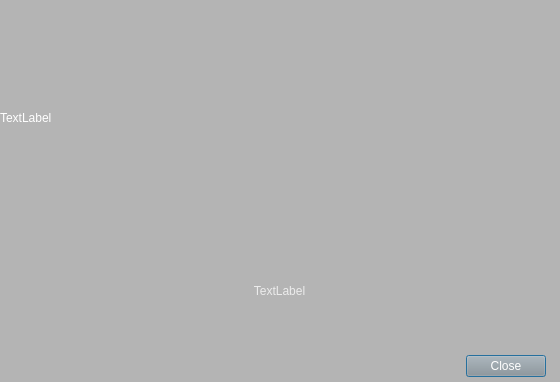
<?xml version="1.0" encoding="UTF-8"?>
<ui version="4.0">
 <class>CQDlgAbout</class>
 <widget class="QDialog" name="CQDlgAbout">
  <property name="geometry">
   <rect>
    <x>0</x>
    <y>0</y>
    <width>560</width>
    <height>382</height>
   </rect>
  </property>
  <property name="palette">
   <palette>
    <active>
     <colorrole role="WindowText">
      <brush brushstyle="SolidPattern">
       <color alpha="255">
        <red>255</red>
        <green>255</green>
        <blue>255</blue>
       </color>
      </brush>
     </colorrole>
     <colorrole role="Button">
      <brush brushstyle="SolidPattern">
       <color alpha="255">
        <red>150</red>
        <green>150</green>
        <blue>150</blue>
       </color>
      </brush>
     </colorrole>
     <colorrole role="Light">
      <brush brushstyle="SolidPattern">
       <color alpha="255">
        <red>159</red>
        <green>159</green>
        <blue>159</blue>
       </color>
      </brush>
     </colorrole>
     <colorrole role="Midlight">
      <brush brushstyle="SolidPattern">
       <color alpha="255">
        <red>132</red>
        <green>132</green>
        <blue>132</blue>
       </color>
      </brush>
     </colorrole>
     <colorrole role="Dark">
      <brush brushstyle="SolidPattern">
       <color alpha="255">
        <red>140</red>
        <green>140</green>
        <blue>140</blue>
       </color>
      </brush>
     </colorrole>
     <colorrole role="Mid">
      <brush brushstyle="SolidPattern">
       <color alpha="255">
        <red>113</red>
        <green>113</green>
        <blue>113</blue>
       </color>
      </brush>
     </colorrole>
     <colorrole role="Text">
      <brush brushstyle="SolidPattern">
       <color alpha="255">
        <red>255</red>
        <green>255</green>
        <blue>255</blue>
       </color>
      </brush>
     </colorrole>
     <colorrole role="BrightText">
      <brush brushstyle="SolidPattern">
       <color alpha="255">
        <red>255</red>
        <green>255</green>
        <blue>255</blue>
       </color>
      </brush>
     </colorrole>
     <colorrole role="ButtonText">
      <brush brushstyle="SolidPattern">
       <color alpha="255">
        <red>255</red>
        <green>255</green>
        <blue>255</blue>
       </color>
      </brush>
     </colorrole>
     <colorrole role="Base">
      <brush brushstyle="SolidPattern">
       <color alpha="255">
        <red>112</red>
        <green>112</green>
        <blue>112</blue>
       </color>
      </brush>
     </colorrole>
     <colorrole role="Window">
      <brush brushstyle="SolidPattern">
       <color alpha="255">
        <red>180</red>
        <green>180</green>
        <blue>180</blue>
       </color>
      </brush>
     </colorrole>
     <colorrole role="Shadow">
      <brush brushstyle="SolidPattern">
       <color alpha="255">
        <red>100</red>
        <green>100</green>
        <blue>100</blue>
       </color>
      </brush>
     </colorrole>
     <colorrole role="AlternateBase">
      <brush brushstyle="SolidPattern">
       <color alpha="255">
        <red>116</red>
        <green>116</green>
        <blue>116</blue>
       </color>
      </brush>
     </colorrole>
     <colorrole role="ToolTipBase">
      <brush brushstyle="SolidPattern">
       <color alpha="255">
        <red>255</red>
        <green>255</green>
        <blue>220</blue>
       </color>
      </brush>
     </colorrole>
     <colorrole role="ToolTipText">
      <brush brushstyle="SolidPattern">
       <color alpha="255">
        <red>0</red>
        <green>0</green>
        <blue>0</blue>
       </color>
      </brush>
     </colorrole>
    </active>
    <inactive>
     <colorrole role="WindowText">
      <brush brushstyle="SolidPattern">
       <color alpha="255">
        <red>255</red>
        <green>255</green>
        <blue>255</blue>
       </color>
      </brush>
     </colorrole>
     <colorrole role="Button">
      <brush brushstyle="SolidPattern">
       <color alpha="255">
        <red>150</red>
        <green>150</green>
        <blue>150</blue>
       </color>
      </brush>
     </colorrole>
     <colorrole role="Light">
      <brush brushstyle="SolidPattern">
       <color alpha="255">
        <red>159</red>
        <green>159</green>
        <blue>159</blue>
       </color>
      </brush>
     </colorrole>
     <colorrole role="Midlight">
      <brush brushstyle="SolidPattern">
       <color alpha="255">
        <red>132</red>
        <green>132</green>
        <blue>132</blue>
       </color>
      </brush>
     </colorrole>
     <colorrole role="Dark">
      <brush brushstyle="SolidPattern">
       <color alpha="255">
        <red>140</red>
        <green>140</green>
        <blue>140</blue>
       </color>
      </brush>
     </colorrole>
     <colorrole role="Mid">
      <brush brushstyle="SolidPattern">
       <color alpha="255">
        <red>113</red>
        <green>113</green>
        <blue>113</blue>
       </color>
      </brush>
     </colorrole>
     <colorrole role="Text">
      <brush brushstyle="SolidPattern">
       <color alpha="255">
        <red>255</red>
        <green>255</green>
        <blue>255</blue>
       </color>
      </brush>
     </colorrole>
     <colorrole role="BrightText">
      <brush brushstyle="SolidPattern">
       <color alpha="255">
        <red>255</red>
        <green>255</green>
        <blue>255</blue>
       </color>
      </brush>
     </colorrole>
     <colorrole role="ButtonText">
      <brush brushstyle="SolidPattern">
       <color alpha="255">
        <red>255</red>
        <green>255</green>
        <blue>255</blue>
       </color>
      </brush>
     </colorrole>
     <colorrole role="Base">
      <brush brushstyle="SolidPattern">
       <color alpha="255">
        <red>112</red>
        <green>112</green>
        <blue>112</blue>
       </color>
      </brush>
     </colorrole>
     <colorrole role="Window">
      <brush brushstyle="SolidPattern">
       <color alpha="255">
        <red>180</red>
        <green>180</green>
        <blue>180</blue>
       </color>
      </brush>
     </colorrole>
     <colorrole role="Shadow">
      <brush brushstyle="SolidPattern">
       <color alpha="255">
        <red>100</red>
        <green>100</green>
        <blue>100</blue>
       </color>
      </brush>
     </colorrole>
     <colorrole role="AlternateBase">
      <brush brushstyle="SolidPattern">
       <color alpha="255">
        <red>116</red>
        <green>116</green>
        <blue>116</blue>
       </color>
      </brush>
     </colorrole>
     <colorrole role="ToolTipBase">
      <brush brushstyle="SolidPattern">
       <color alpha="255">
        <red>255</red>
        <green>255</green>
        <blue>220</blue>
       </color>
      </brush>
     </colorrole>
     <colorrole role="ToolTipText">
      <brush brushstyle="SolidPattern">
       <color alpha="255">
        <red>0</red>
        <green>0</green>
        <blue>0</blue>
       </color>
      </brush>
     </colorrole>
    </inactive>
    <disabled>
     <colorrole role="WindowText">
      <brush brushstyle="SolidPattern">
       <color alpha="255">
        <red>140</red>
        <green>140</green>
        <blue>140</blue>
       </color>
      </brush>
     </colorrole>
     <colorrole role="Button">
      <brush brushstyle="SolidPattern">
       <color alpha="255">
        <red>150</red>
        <green>150</green>
        <blue>150</blue>
       </color>
      </brush>
     </colorrole>
     <colorrole role="Light">
      <brush brushstyle="SolidPattern">
       <color alpha="255">
        <red>159</red>
        <green>159</green>
        <blue>159</blue>
       </color>
      </brush>
     </colorrole>
     <colorrole role="Midlight">
      <brush brushstyle="SolidPattern">
       <color alpha="255">
        <red>132</red>
        <green>132</green>
        <blue>132</blue>
       </color>
      </brush>
     </colorrole>
     <colorrole role="Dark">
      <brush brushstyle="SolidPattern">
       <color alpha="255">
        <red>140</red>
        <green>140</green>
        <blue>140</blue>
       </color>
      </brush>
     </colorrole>
     <colorrole role="Mid">
      <brush brushstyle="SolidPattern">
       <color alpha="255">
        <red>113</red>
        <green>113</green>
        <blue>113</blue>
       </color>
      </brush>
     </colorrole>
     <colorrole role="Text">
      <brush brushstyle="SolidPattern">
       <color alpha="255">
        <red>140</red>
        <green>140</green>
        <blue>140</blue>
       </color>
      </brush>
     </colorrole>
     <colorrole role="BrightText">
      <brush brushstyle="SolidPattern">
       <color alpha="255">
        <red>255</red>
        <green>255</green>
        <blue>255</blue>
       </color>
      </brush>
     </colorrole>
     <colorrole role="ButtonText">
      <brush brushstyle="SolidPattern">
       <color alpha="255">
        <red>140</red>
        <green>140</green>
        <blue>140</blue>
       </color>
      </brush>
     </colorrole>
     <colorrole role="Base">
      <brush brushstyle="SolidPattern">
       <color alpha="255">
        <red>180</red>
        <green>180</green>
        <blue>180</blue>
       </color>
      </brush>
     </colorrole>
     <colorrole role="Window">
      <brush brushstyle="SolidPattern">
       <color alpha="255">
        <red>180</red>
        <green>180</green>
        <blue>180</blue>
       </color>
      </brush>
     </colorrole>
     <colorrole role="Shadow">
      <brush brushstyle="SolidPattern">
       <color alpha="255">
        <red>100</red>
        <green>100</green>
        <blue>100</blue>
       </color>
      </brush>
     </colorrole>
     <colorrole role="AlternateBase">
      <brush brushstyle="SolidPattern">
       <color alpha="255">
        <red>116</red>
        <green>116</green>
        <blue>116</blue>
       </color>
      </brush>
     </colorrole>
     <colorrole role="ToolTipBase">
      <brush brushstyle="SolidPattern">
       <color alpha="255">
        <red>255</red>
        <green>255</green>
        <blue>220</blue>
       </color>
      </brush>
     </colorrole>
     <colorrole role="ToolTipText">
      <brush brushstyle="SolidPattern">
       <color alpha="255">
        <red>0</red>
        <green>0</green>
        <blue>0</blue>
       </color>
      </brush>
     </colorrole>
    </disabled>
   </palette>
  </property>
  <property name="windowTitle">
   <string>Dialog</string>
  </property>
  <property name="locale">
   <locale language="English" country="UnitedStates"/>
  </property>
  <widget class="QLabel" name="splashImage">
   <property name="geometry">
    <rect>
     <x>0</x>
     <y>0</y>
     <width>560</width>
     <height>236</height>
    </rect>
   </property>
   <property name="frameShape">
    <enum>QFrame::NoFrame</enum>
   </property>
   <property name="frameShadow">
    <enum>QFrame::Plain</enum>
   </property>
   <property name="text">
    <string>TextLabel</string>
   </property>
  </widget>
  <widget class="QLabel" name="info">
   <property name="geometry">
    <rect>
     <x>19</x>
     <y>230</y>
     <width>521</width>
     <height>121</height>
    </rect>
   </property>
   <property name="palette">
    <palette>
     <active>
      <colorrole role="WindowText">
       <brush brushstyle="SolidPattern">
        <color alpha="255">
         <red>236</red>
         <green>236</green>
         <blue>236</blue>
        </color>
       </brush>
      </colorrole>
     </active>
     <inactive>
      <colorrole role="WindowText">
       <brush brushstyle="SolidPattern">
        <color alpha="255">
         <red>236</red>
         <green>236</green>
         <blue>236</blue>
        </color>
       </brush>
      </colorrole>
     </inactive>
     <disabled>
      <colorrole role="WindowText">
       <brush brushstyle="SolidPattern">
        <color alpha="255">
         <red>53</red>
         <green>53</green>
         <blue>53</blue>
        </color>
       </brush>
      </colorrole>
     </disabled>
    </palette>
   </property>
   <property name="text">
    <string>TextLabel</string>
   </property>
   <property name="alignment">
    <set>Qt::AlignCenter</set>
   </property>
   <property name="wordWrap">
    <bool>false</bool>
   </property>
  </widget>
  <widget class="QDialogButtonBox" name="qqClose">
   <property name="geometry">
    <rect>
     <x>15</x>
     <y>350</y>
     <width>531</width>
     <height>32</height>
    </rect>
   </property>
   <property name="standardButtons">
    <set>QDialogButtonBox::Close</set>
   </property>
  </widget>
 </widget>
 <resources/>
 <connections/>
</ui>
